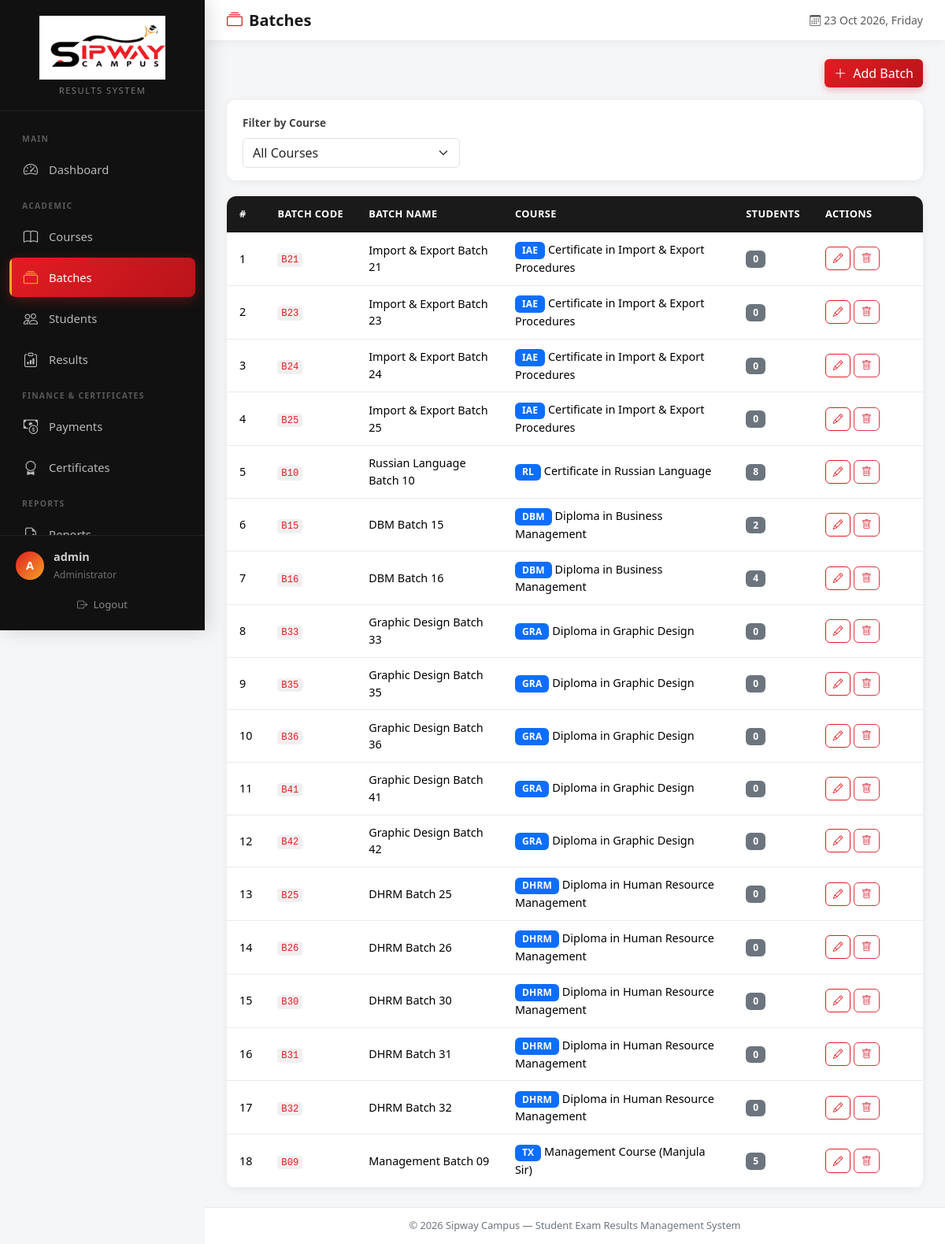
/admin/batches.php (signed in), run on the app's committed database.
### tables this page shows
CREATE TABLE IF NOT EXISTS batches (
    id INT AUTO_INCREMENT PRIMARY KEY,
    course_id INT NOT NULL,
    batch_code VARCHAR(30) NOT NULL,
    batch_name VARCHAR(100) NOT NULL,
    start_date DATE NULL,
    end_date DATE NULL,
    is_active TINYINT(1) DEFAULT 1,
    created_at TIMESTAMP DEFAULT CURRENT_TIMESTAMP,
    updated_at TIMESTAMP DEFAULT CURRENT_TIMESTAMP ON UPDATE CURRENT_TIMESTAMP,
    FOREIGN KEY (course_id) REFERENCES courses(id) ON DELETE CASCADE,
    UNIQUE KEY unique_batch (course_id, batch_code)
);

CREATE TABLE IF NOT EXISTS courses (
    id INT AUTO_INCREMENT PRIMARY KEY,
    course_code VARCHAR(20) NOT NULL UNIQUE,
    course_name VARCHAR(150) NOT NULL,
    description TEXT,
    is_active TINYINT(1) DEFAULT 1,
    created_at TIMESTAMP DEFAULT CURRENT_TIMESTAMP,
    updated_at TIMESTAMP DEFAULT CURRENT_TIMESTAMP ON UPDATE CURRENT_TIMESTAMP
);

### includes/auth.php (called while the page is built, shortened)
<?php
function sanitize($data) {
    return htmlspecialchars(trim($data), ENT_QUOTES, 'UTF-8');
}
?>

### admin/batches.php (the view, shortened to what this page needs)
<?php
require_once __DIR__ . '/../includes/auth.php';
$conn = getConnection();
$sql = "
    SELECT b.*, c.course_code, c.course_name,
           (SELECT COUNT(*) FROM students s WHERE s.batch_id=b.id AND s.is_active=1) AS student_count
    FROM batches b
    JOIN courses c ON b.course_id = c.id
";
$sql .= " ORDER BY c.course_name, b.batch_code";
$batches = $conn->query($sql);
require_once __DIR__ . '/../includes/header.php';
?>
<div class="page-header d-flex justify-content-end align-items-center mb-3">
    <button class="btn btn-primary" data-bs-toggle="modal" data-bs-target="#addModal">
        <i class="bi bi-plus-lg me-1"></i> Add Batch
    </button>
</div>
<div class="filter-bar">
    <form method="GET" class="row g-2 align-items-end">
        <div class="col-md-4">
            <label class="form-label">Filter by Course</label>
            <select name="course_id" class="form-select" onchange="this.form.submit()">
                <option value="0">All Courses</option>
            </select>
        </div>
    </form>
</div>
<div class="card table-card">
    <div class="table-responsive">
        <table class="table table-hover mb-0">
            <thead>
                <tr>
                    <th>#</th>
                    <th>Batch Code</th>
                    <th>Batch Name</th>
                    <th>Course</th>
                    <th>Students</th>
                    <th width="140">Actions</th>
                </tr>
            </thead>
            <tbody>
                <?php $i=1; while ($row = $batches->fetch_assoc()): ?>
                <tr>
                    <td><?php echo $i++; ?></td>
                    <td><code><?php echo sanitize($row['batch_code']); ?></code></td>
                    <td><?php echo sanitize($row['batch_name']); ?></td>
                    <td>
                        <span class="badge bg-primary"><?php echo sanitize($row['course_code']); ?></span>
                        <?php echo sanitize($row['course_name']); ?>
                    </td>
                    <td><span class="badge bg-secondary"><?php echo $row['student_count']; ?></span></td>
                    <td>
                        <button class="btn btn-sm btn-outline-primary" data-bs-toggle="modal" data-bs-target="#editModal<?php echo $row['id']; ?>">
                            <i class="bi bi-pencil"></i>
                        </button>
                        <form method="POST" class="d-inline" onsubmit="return confirm('Delete this batch?');">
                            <button type="submit" class="btn btn-sm btn-outline-danger"><i class="bi bi-trash"></i></button>
                        </form>
                    </td>
                </tr>
                <?php endwhile; ?>
            </tbody>
        </table>
    </div>
</div>
<?php require_once __DIR__ . '/../includes/footer.php'; ?>

### assets/css/style.css (style rules this page uses)
:root { --primary: #1a1a1a; --primary-dark: #0d0d0d; --accent-red: #e31c23; --accent-red-dark: #b8141a; --accent-orange: #f5a623; --accent-orange-light: #ffc04d; --sidebar-width: 260px; --sidebar-bg: #111111; --sidebar-hover: #1f1f1f; --body-bg: #f5f6f8; --card-bg: #ffffff; --text-main: #222; --text-muted: #6c757d; --success: #198754; --danger: #dc3545; --warning: #ffc107; --info: #0dcaf0; --border: #e8eaed; --shadow: 0 2px 12px rgba(0,0,0,0.06); --shadow-lg: 0 8px 30px rgba(0,0,0,0.1); --radius: 12px; --transition: all 0.25s cubic-bezier(0.4, 0, 0.2, 1); }
* { box-sizing: border-box; }
body { background-color: var(--body-bg); font-family: 'Segoe UI', system-ui, -apple-system, BlinkMacSystemFont, sans-serif; color: var(--text-main); margin: 0; min-height: 100vh; overflow-x: hidden; }
.table-card { border: none; border-radius: var(--radius); box-shadow: var(--shadow); overflow: hidden; background: var(--card-bg); animation: fadeInUp 0.4s ease; }
.table thead th { background: var(--primary); color: #fff; font-weight: 600; font-size: 0.8rem; text-transform: uppercase; letter-spacing: 0.4px; border: none; white-space: nowrap; padding: 0.85rem 1rem; }
.table tbody tr { transition: var(--transition); }
.table td { vertical-align: middle; font-size: 0.9rem; padding: 0.7rem 1rem; border-color: var(--border); }
.badge { font-weight: 600; padding: 0.4em 0.75em; font-size: 0.75rem; border-radius: 6px; letter-spacing: 0.2px; }
.btn-primary { background: linear-gradient(135deg, var(--accent-red) 0%, var(--accent-red-dark) 100%); border: none; box-shadow: 0 3px 10px rgba(227, 28, 35, 0.3); transition: var(--transition); }
.btn-outline-primary { color: var(--accent-red); border-color: var(--accent-red); }
.btn-sm { padding: 0.28rem 0.55rem; font-size: 0.8rem; border-radius: 6px; }
.form-label { font-weight: 600; font-size: 0.85rem; color: #444; }
.filter-bar { background: var(--card-bg); border-radius: var(--radius); padding: 1rem 1.25rem; box-shadow: var(--shadow); margin-bottom: 1.25rem; animation: fadeInUp 0.35s ease; }
.page-header { margin-bottom: 1.4rem; animation: fadeInDown 0.35s ease; }
code { background: #f0f0f0; padding: 0.15em 0.4em; border-radius: 4px; font-size: 0.85em; color: var(--accent-red); }

### data on the page
batches: batch_code "B21", batch_name "Import & Export Batch 21", course.course_code "IAE", course.course_name "Certificate in Import & Export Procedures", student_count "0"
batches: batch_code "B23", batch_name "Import & Export Batch 23", course.course_code "IAE", course.course_name "Certificate in Import & Export Procedures", student_count "0"
batches: batch_code "B24", batch_name "Import & Export Batch 24", course.course_code "IAE", course.course_name "Certificate in Import & Export Procedures", student_count "0"
batches: batch_code "B25", batch_name "Import & Export Batch 25", course.course_code "IAE", course.course_name "Certificate in Import & Export Procedures", student_count "0"
batches: batch_code "B10", batch_name "Russian Language Batch 10", course.course_code "RL", course.course_name "Certificate in Russian Language", student_count "8"
batches: batch_code "B15", batch_name "DBM Batch 15", course.course_code "DBM", course.course_name "Diploma in Business Management", student_count "2"
batches: batch_code "B16", batch_name "DBM Batch 16", course.course_code "DBM", course.course_name "Diploma in Business Management", student_count "4"
batches: batch_code "B33", batch_name "Graphic Design Batch 33", course.course_code "GRA", course.course_name "Diploma in Graphic Design", student_count "0"
batches: batch_code "B35", batch_name "Graphic Design Batch 35", course.course_code "GRA", course.course_name "Diploma in Graphic Design", student_count "0"
batches: batch_code "B36", batch_name "Graphic Design Batch 36", course.course_code "GRA", course.course_name "Diploma in Graphic Design", student_count "0"
batches: batch_code "B41", batch_name "Graphic Design Batch 41", course.course_code "GRA", course.course_name "Diploma in Graphic Design", student_count "0"
batches: batch_code "B42", batch_name "Graphic Design Batch 42", course.course_code "GRA", course.course_name "Diploma in Graphic Design", student_count "0"
batches: batch_code "B25", batch_name "DHRM Batch 25", course.course_code "DHRM", course.course_name "Diploma in Human Resource Management", student_count "0"
batches: batch_code "B26", batch_name "DHRM Batch 26", course.course_code "DHRM", course.course_name "Diploma in Human Resource Management", student_count "0"
batches: batch_code "B30", batch_name "DHRM Batch 30", course.course_code "DHRM", course.course_name "Diploma in Human Resource Management", student_count "0"
batches: batch_code "B31", batch_name "DHRM Batch 31", course.course_code "DHRM", course.course_name "Diploma in Human Resource Management", student_count "0"
batches: batch_code "B32", batch_name "DHRM Batch 32", course.course_code "DHRM", course.course_name "Diploma in Human Resource Management", student_count "0"
batches: batch_code "B09", batch_name "Management Batch 09", course.course_code "TX", course.course_name "Management Course (Manjula Sir)", student_count "5"

### other printed values
substr(getAdminUsername(), 0, 1) "A"
getAdminUsername() "admin"
$title "Batches"
